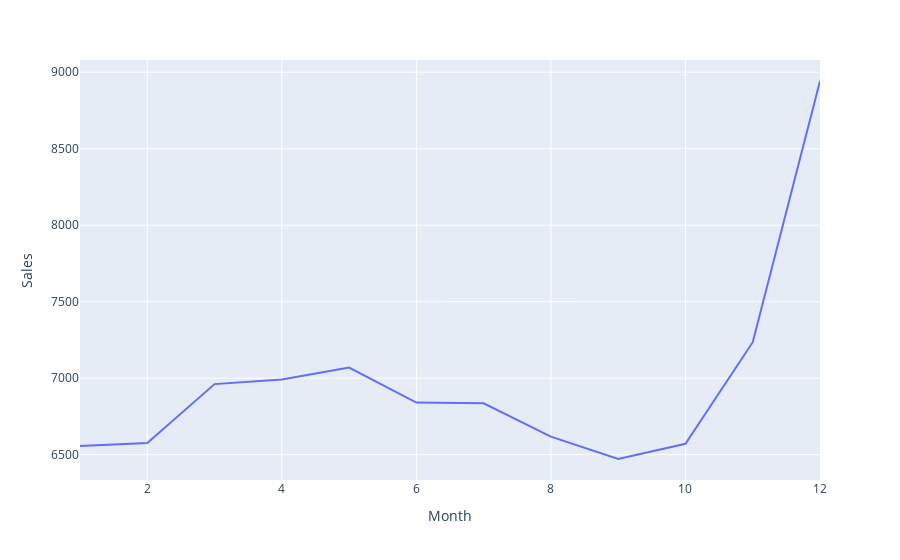

Notebook code cell kept with this figure:
### Code cell
store_c = merged_df[merged_df["StoreType"] == "c"]

temp = store_c.groupby("Month").agg({"Sales": "mean"})
fig = px.line(temp, x=temp.index, y="Sales")
fig.show()

### Figure 1 — Plotly figure (JSON) as saved in the notebook; plotly's stock layout.template omitted (floating-point values rounded to 4 significant figures)
{"data": [{"hovertemplate": "Month=%{x}<br>Sales=%{y}<extra></extra>", "legendgroup": "", "line": {"color": "#636efa", "dash": "solid"}, "mode": "lines", "name": "", "orientation": "v", "showlegend": false, "type": "scatter", "x": [1, 2, 3, 4, 5, 6, 7, 8, 9, 10, 11, 12], "xaxis": "x", "y": [6557.0, 6576.0, 6961.0, 6992.0, 7070.0, 6840.0, 6836.0, 6618.0, 6472.0, 6571.0, 7235.0, 8942.0], "yaxis": "y"}], "layout": {"legend": {"tracegroupgap": 0}, "margin": {"t": 60}, "xaxis": {"anchor": "y", "domain": [0, 1], "title": {"text": "Month"}}, "yaxis": {"anchor": "x", "domain": [0, 1], "title": {"text": "Sales"}}}}
